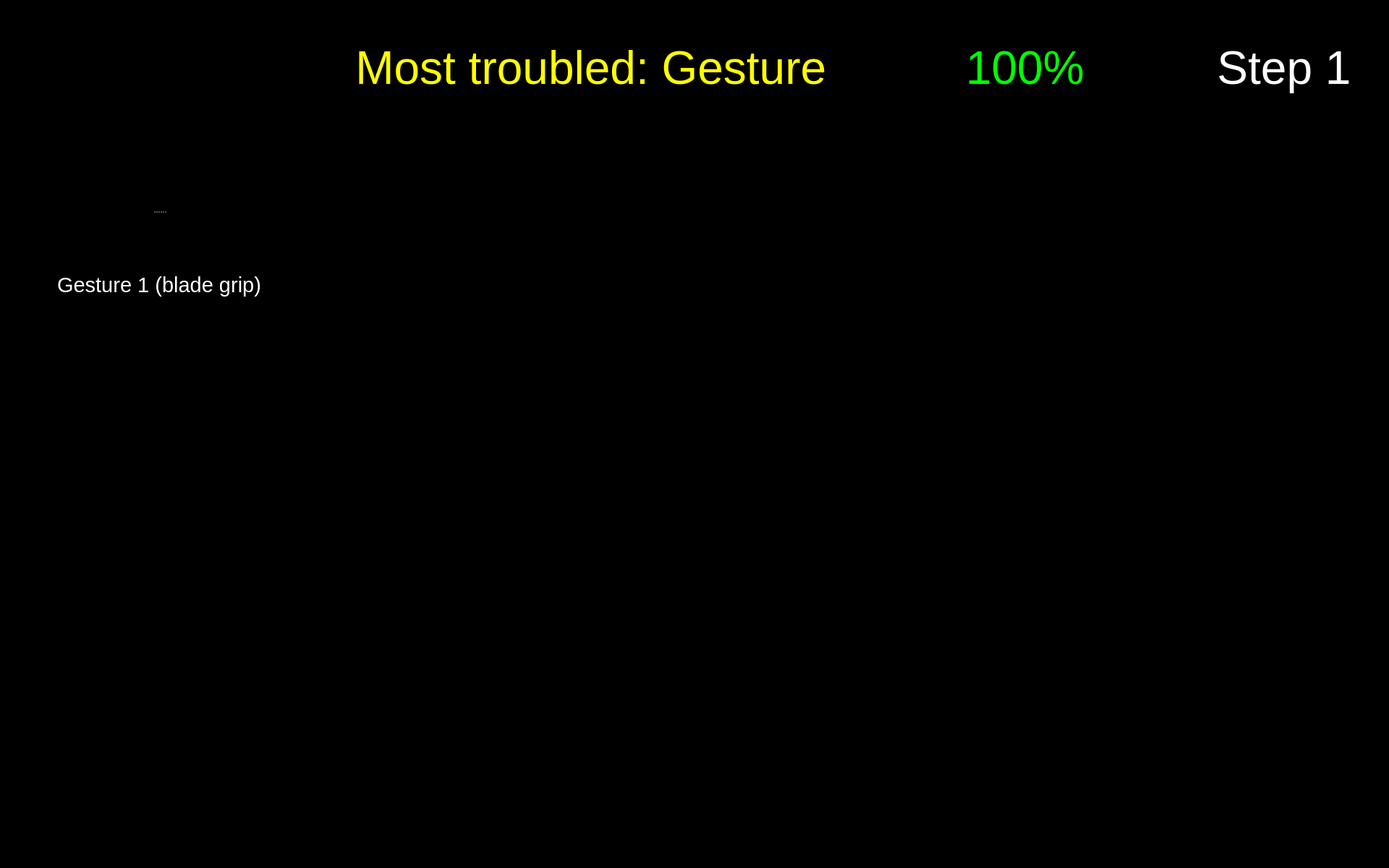
<?xml version="1.0" encoding="UTF-8"?>
<ui version="4.0">
 <class>Form</class>
 <widget class="QWidget" name="Form">
  <property name="geometry">
   <rect>
    <x>0</x>
    <y>0</y>
    <width>1920</width>
    <height>1200</height>
   </rect>
  </property>
  <property name="maximumSize">
   <size>
    <width>1920</width>
    <height>1200</height>
   </size>
  </property>
  <property name="windowTitle">
   <string>Form</string>
  </property>
  <property name="styleSheet">
   <string notr="true">background-color: rgb(0, 0, 0);</string>
  </property>
  <widget class="QLabel" name="label_plot_1">
   <property name="geometry">
    <rect>
     <x>490</x>
     <y>180</y>
     <width>850</width>
     <height>340</height>
    </rect>
   </property>
   <property name="maximumSize">
    <size>
     <width>1200</width>
     <height>480</height>
    </size>
   </property>
   <property name="font">
    <font>
     <pointsize>48</pointsize>
    </font>
   </property>
   <property name="styleSheet">
    <string notr="true">color: rgb(255, 255, 255);</string>
   </property>
   <property name="text">
    <string/>
   </property>
   <property name="scaledContents">
    <bool>true</bool>
   </property>
  </widget>
  <widget class="QWidget" name="widget_score" native="true">
   <property name="geometry">
    <rect>
     <x>1180</x>
     <y>20</y>
     <width>450</width>
     <height>150</height>
    </rect>
   </property>
   <widget class="QWidget" name="horizontalLayoutWidget_2">
    <property name="geometry">
     <rect>
      <x>-1</x>
      <y>-1</y>
      <width>451</width>
      <height>152</height>
     </rect>
    </property>
    <layout class="QHBoxLayout" name="horizontalLayout_2">
     <item>
      <widget class="QLabel" name="score_flag">
       <property name="enabled">
        <bool>true</bool>
       </property>
       <property name="sizePolicy">
        <sizepolicy hsizetype="Preferred" vsizetype="Preferred">
         <horstretch>0</horstretch>
         <verstretch>0</verstretch>
        </sizepolicy>
       </property>
       <property name="maximumSize">
        <size>
         <width>150</width>
         <height>150</height>
        </size>
       </property>
       <property name="text">
        <string/>
       </property>
       <property name="pixmap">
        <pixmap resource="resources/res.qrc">:/img/Score Flag.svg</pixmap>
       </property>
      </widget>
     </item>
     <item>
      <widget class="QLabel" name="label_text_score">
       <property name="font">
        <font>
         <pointsize>48</pointsize>
        </font>
       </property>
       <property name="styleSheet">
        <string notr="true">color: rgb(0, 255, 0);</string>
       </property>
       <property name="text">
        <string>&lt;html&gt;&lt;head/&gt;&lt;body&gt;&lt;p&gt;&lt;span style=&quot; color:#00ff00;&quot;&gt;100%&lt;/span&gt;&lt;/p&gt;&lt;/body&gt;&lt;/html&gt;</string>
       </property>
       <property name="alignment">
        <set>Qt::AlignLeading|Qt::AlignLeft|Qt::AlignVCenter</set>
       </property>
       <property name="wordWrap">
        <bool>true</bool>
       </property>
      </widget>
     </item>
    </layout>
   </widget>
  </widget>
  <widget class="QLabel" name="icon_newbie_1">
   <property name="enabled">
    <bool>true</bool>
   </property>
   <property name="geometry">
    <rect>
     <x>490</x>
     <y>380</y>
     <width>100</width>
     <height>100</height>
    </rect>
   </property>
   <property name="sizePolicy">
    <sizepolicy hsizetype="Preferred" vsizetype="Preferred">
     <horstretch>0</horstretch>
     <verstretch>0</verstretch>
    </sizepolicy>
   </property>
   <property name="maximumSize">
    <size>
     <width>100</width>
     <height>100</height>
    </size>
   </property>
   <property name="text">
    <string/>
   </property>
   <property name="pixmap">
    <pixmap resource="resources/res.qrc">:/img/Icon User.png</pixmap>
   </property>
   <property name="scaledContents">
    <bool>true</bool>
   </property>
  </widget>
  <widget class="QLabel" name="icon_expert_1">
   <property name="enabled">
    <bool>true</bool>
   </property>
   <property name="geometry">
    <rect>
     <x>490</x>
     <y>220</y>
     <width>100</width>
     <height>100</height>
    </rect>
   </property>
   <property name="sizePolicy">
    <sizepolicy hsizetype="Preferred" vsizetype="Preferred">
     <horstretch>0</horstretch>
     <verstretch>0</verstretch>
    </sizepolicy>
   </property>
   <property name="maximumSize">
    <size>
     <width>100</width>
     <height>100</height>
    </size>
   </property>
   <property name="text">
    <string/>
   </property>
   <property name="pixmap">
    <pixmap resource="resources/res.qrc">:/img/Icon Expert.png</pixmap>
   </property>
   <property name="scaledContents">
    <bool>true</bool>
   </property>
  </widget>
  <widget class="QPushButton" name="button_exit">
   <property name="enabled">
    <bool>true</bool>
   </property>
   <property name="geometry">
    <rect>
     <x>1760</x>
     <y>1040</y>
     <width>150</width>
     <height>150</height>
    </rect>
   </property>
   <property name="minimumSize">
    <size>
     <width>81</width>
     <height>81</height>
    </size>
   </property>
   <property name="maximumSize">
    <size>
     <width>150</width>
     <height>150</height>
    </size>
   </property>
   <property name="cursor">
    <cursorShape>OpenHandCursor</cursorShape>
   </property>
   <property name="focusPolicy">
    <enum>Qt::WheelFocus</enum>
   </property>
   <property name="contextMenuPolicy">
    <enum>Qt::DefaultContextMenu</enum>
   </property>
   <property name="icon">
    <iconset resource="resources/res.qrc">
     <normaloff>:/buttons/Button Exit.svg</normaloff>:/buttons/Button Exit.svg</iconset>
   </property>
   <property name="iconSize">
    <size>
     <width>144</width>
     <height>144</height>
    </size>
   </property>
   <property name="autoDefault">
    <bool>false</bool>
   </property>
   <property name="default">
    <bool>false</bool>
   </property>
   <property name="flat">
    <bool>true</bool>
   </property>
  </widget>
  <widget class="QPushButton" name="button_nav_right">
   <property name="enabled">
    <bool>true</bool>
   </property>
   <property name="geometry">
    <rect>
     <x>960</x>
     <y>560</y>
     <width>150</width>
     <height>150</height>
    </rect>
   </property>
   <property name="minimumSize">
    <size>
     <width>81</width>
     <height>81</height>
    </size>
   </property>
   <property name="maximumSize">
    <size>
     <width>150</width>
     <height>150</height>
    </size>
   </property>
   <property name="cursor">
    <cursorShape>OpenHandCursor</cursorShape>
   </property>
   <property name="focusPolicy">
    <enum>Qt::WheelFocus</enum>
   </property>
   <property name="contextMenuPolicy">
    <enum>Qt::DefaultContextMenu</enum>
   </property>
   <property name="layoutDirection">
    <enum>Qt::LeftToRight</enum>
   </property>
   <property name="autoFillBackground">
    <bool>false</bool>
   </property>
   <property name="styleSheet">
    <string notr="true"/>
   </property>
   <property name="icon">
    <iconset resource="resources/res.qrc">
     <normaloff>:/buttons/Button Right.svg</normaloff>:/buttons/Button Right.svg</iconset>
   </property>
   <property name="iconSize">
    <size>
     <width>144</width>
     <height>144</height>
    </size>
   </property>
   <property name="autoDefault">
    <bool>false</bool>
   </property>
   <property name="default">
    <bool>false</bool>
   </property>
   <property name="flat">
    <bool>true</bool>
   </property>
  </widget>
  <widget class="QPushButton" name="button_nav_left">
   <property name="enabled">
    <bool>true</bool>
   </property>
   <property name="geometry">
    <rect>
     <x>800</x>
     <y>560</y>
     <width>150</width>
     <height>150</height>
    </rect>
   </property>
   <property name="minimumSize">
    <size>
     <width>81</width>
     <height>81</height>
    </size>
   </property>
   <property name="maximumSize">
    <size>
     <width>150</width>
     <height>150</height>
    </size>
   </property>
   <property name="cursor">
    <cursorShape>OpenHandCursor</cursorShape>
   </property>
   <property name="focusPolicy">
    <enum>Qt::WheelFocus</enum>
   </property>
   <property name="contextMenuPolicy">
    <enum>Qt::DefaultContextMenu</enum>
   </property>
   <property name="layoutDirection">
    <enum>Qt::LeftToRight</enum>
   </property>
   <property name="autoFillBackground">
    <bool>false</bool>
   </property>
   <property name="styleSheet">
    <string notr="true"/>
   </property>
   <property name="icon">
    <iconset resource="resources/res.qrc">
     <normaloff>:/buttons/Button Left.svg</normaloff>:/buttons/Button Left.svg</iconset>
   </property>
   <property name="iconSize">
    <size>
     <width>144</width>
     <height>144</height>
    </size>
   </property>
   <property name="autoDefault">
    <bool>false</bool>
   </property>
   <property name="default">
    <bool>false</bool>
   </property>
   <property name="flat">
    <bool>true</bool>
   </property>
  </widget>
  <widget class="QLabel" name="icon_reaction_1">
   <property name="enabled">
    <bool>true</bool>
   </property>
   <property name="geometry">
    <rect>
     <x>1400</x>
     <y>250</y>
     <width>200</width>
     <height>200</height>
    </rect>
   </property>
   <property name="sizePolicy">
    <sizepolicy hsizetype="Preferred" vsizetype="Preferred">
     <horstretch>0</horstretch>
     <verstretch>0</verstretch>
    </sizepolicy>
   </property>
   <property name="maximumSize">
    <size>
     <width>200</width>
     <height>200</height>
    </size>
   </property>
   <property name="text">
    <string/>
   </property>
   <property name="scaledContents">
    <bool>true</bool>
   </property>
  </widget>
  <widget class="QLabel" name="image_step">
   <property name="geometry">
    <rect>
     <x>1650</x>
     <y>170</y>
     <width>250</width>
     <height>250</height>
    </rect>
   </property>
   <property name="font">
    <font>
     <pointsize>48</pointsize>
    </font>
   </property>
   <property name="styleSheet">
    <string notr="true">color: rgb(255, 255, 255);</string>
   </property>
   <property name="text">
    <string/>
   </property>
   <property name="pixmap">
    <pixmap resource="resources/res.qrc">:/detected steps/Detected Step1_Button.png</pixmap>
   </property>
   <property name="alignment">
    <set>Qt::AlignCenter</set>
   </property>
   <property name="wordWrap">
    <bool>true</bool>
   </property>
  </widget>
  <widget class="QLabel" name="label_trouble">
   <property name="geometry">
    <rect>
     <x>260</x>
     <y>20</y>
     <width>900</width>
     <height>150</height>
    </rect>
   </property>
   <property name="font">
    <font>
     <family>Arial</family>
     <pointsize>48</pointsize>
     <weight>9</weight>
     <italic>false</italic>
     <bold>false</bold>
    </font>
   </property>
   <property name="styleSheet">
    <string notr="true">font: 75 48pt &quot;Arial&quot;;
color: rgb(255, 255, 0);</string>
   </property>
   <property name="text">
    <string>Most troubled: Gesture </string>
   </property>
   <property name="textFormat">
    <enum>Qt::RichText</enum>
   </property>
   <property name="alignment">
    <set>Qt::AlignRight|Qt::AlignTrailing|Qt::AlignVCenter</set>
   </property>
   <property name="wordWrap">
    <bool>true</bool>
   </property>
  </widget>
  <widget class="QLabel" name="label_text_step">
   <property name="geometry">
    <rect>
     <x>1650</x>
     <y>20</y>
     <width>250</width>
     <height>150</height>
    </rect>
   </property>
   <property name="font">
    <font>
     <family>Arial</family>
     <pointsize>48</pointsize>
     <weight>9</weight>
     <italic>false</italic>
     <bold>false</bold>
    </font>
   </property>
   <property name="styleSheet">
    <string notr="true">font: 75 48pt &quot;Arial&quot;;
color: rgb(255, 255, 255);</string>
   </property>
   <property name="text">
    <string>Step 1</string>
   </property>
   <property name="textFormat">
    <enum>Qt::RichText</enum>
   </property>
   <property name="alignment">
    <set>Qt::AlignCenter</set>
   </property>
   <property name="wordWrap">
    <bool>true</bool>
   </property>
  </widget>
  <widget class="QSplitter" name="splitter_2">
   <property name="geometry">
    <rect>
     <x>60</x>
     <y>210</y>
     <width>320</width>
     <height>282</height>
    </rect>
   </property>
   <property name="orientation">
    <enum>Qt::Vertical</enum>
   </property>
   <widget class="QLabel" name="image_required_1">
    <property name="maximumSize">
     <size>
      <width>320</width>
      <height>240</height>
     </size>
    </property>
    <property name="text">
     <string/>
    </property>
    <property name="pixmap">
     <pixmap resource="resources/res.qrc">:/img/left_step1_gesture1.png</pixmap>
    </property>
    <property name="scaledContents">
     <bool>true</bool>
    </property>
   </widget>
   <widget class="QLabel" name="text_required_1">
    <property name="font">
     <font>
      <family>Arial</family>
      <pointsize>22</pointsize>
      <weight>9</weight>
      <italic>false</italic>
      <bold>false</bold>
     </font>
    </property>
    <property name="styleSheet">
     <string notr="true">font: 75 22pt &quot;Arial&quot;;
color: rgb(255, 255, 255);</string>
    </property>
    <property name="text">
     <string>Gesture 1 (blade grip)</string>
    </property>
    <property name="textFormat">
     <enum>Qt::PlainText</enum>
    </property>
    <property name="alignment">
     <set>Qt::AlignCenter</set>
    </property>
    <property name="wordWrap">
     <bool>true</bool>
    </property>
   </widget>
  </widget>
 </widget>
 <resources>
  <include location="resources/res.qrc"/>
 </resources>
 <connections/>
</ui>
